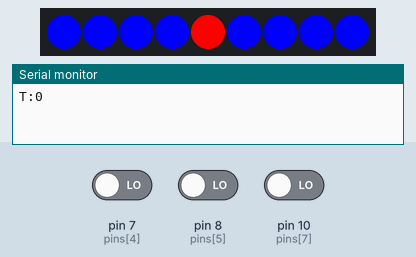
A sketch run on a simulated Arduino Uno, built with avr-gcc and run on an emulated ATmega328P. Shown: 9 RGB LEDs in strip order, left to right, the last lines printed to the serial monitor. The inputs (shaded band) are chosen by the test bench; at power-on: pin 7 (pins[4]) LOW, pin 8 (pins[5]) LOW, pin 10 (pins[7]) LOW. Random numbers use the default seed unless the sketch sets one.

Above: at 1.7 s.
1.8 s: pin 7 (pins[4]) driven HIGH
At 2.2 s:
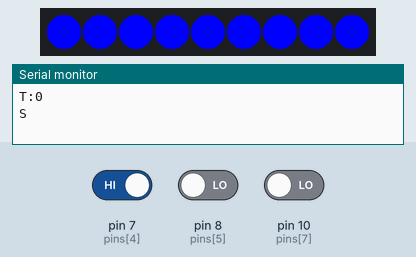
3.8 s: pin 8 (pins[5]) driven HIGH
At 4.2 s:
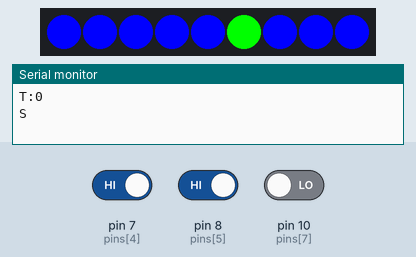
Timing chart, 0 to 6.8 s (numbered marks = the images above; inputs shaded):
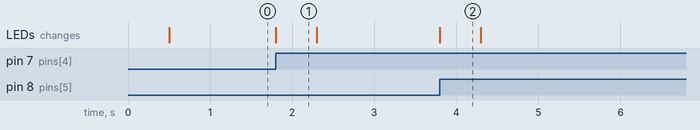

Measured:
- after the input at 1.8 s, the LEDs: change at once (image 1)
- after the input at 3.8 s, the LEDs: change at once (image 2)
- what the display in image 1 shows lasts 0.5 s, from 1.8 s to 2.3 s

The sketch:

touchwall.ino
```cpp
#include <Adafruit_NeoPixel.h>

#define pads 9
#define ledpin 2
#define startpad 4
#define v 500
#define color_idle 0x0000FF
#define color_active 0xFF0000
#define color_pressed 0x00FF00
#define times 20

byte pins[] = {3, 4, 5, 6, 7, 8, 9, 10, 11};
byte active = 255;
byte activeOld = 255;
byte anzahl = 0;
boolean inGame;

unsigned long time;
unsigned long endtime;

Adafruit_NeoPixel strip = Adafruit_NeoPixel(pads, ledpin, NEO_GRB + NEO_KHZ800);

void setup()
{
  Serial.begin(9600);
  strip.begin();
  reIdle();
  millis();
  pinMode(A0,INPUT);
  randomSeed(analogRead(A0));
}

void loop()
{
  if(!inGame&&digitalRead(pins[startpad]))
  {
    inGame=1;
    strip.setPixelColor(startpad,color_idle);
    strip.show();
    Serial.println("S");
    delay(v);
    time=millis();
    newPad();
  }

  if(anzahl==10&&inGame==1)
  {
    endtime=millis()-time;
    reIdle();

  }


  if (digitalRead(pins[active])&&inGame)
  {
    strip.setPixelColor(active,color_pressed);
    strip.show();
    delay(v);
    strip.setPixelColor(active,color_idle);
    strip.show();
    newPad();
  }
}


void newPad()
{

  while(activeOld==active)
  {
  active=random(0,pads);
  }
  activeOld=active;
  strip.setPixelColor(active,color_active);
  strip.show();
  anzahl++;
}

void reIdle()
{
  for (int i = 0; i < pads; i++)
  {
    pinMode(pins[i], INPUT);
    strip.setPixelColor(i,color_pressed);
  }
  strip.show();
  delay(500);
  for (int i = 0; i < pads; i++)
  {
    pinMode(pins[i], INPUT);
    strip.setPixelColor(i,color_idle);
  }
  strip.show();
  Serial.print("T:");
  Serial.println(endtime);
  inGame=0;
  anzahl=0;
  strip.setPixelColor(startpad,color_active);
  strip.show();
}
```
